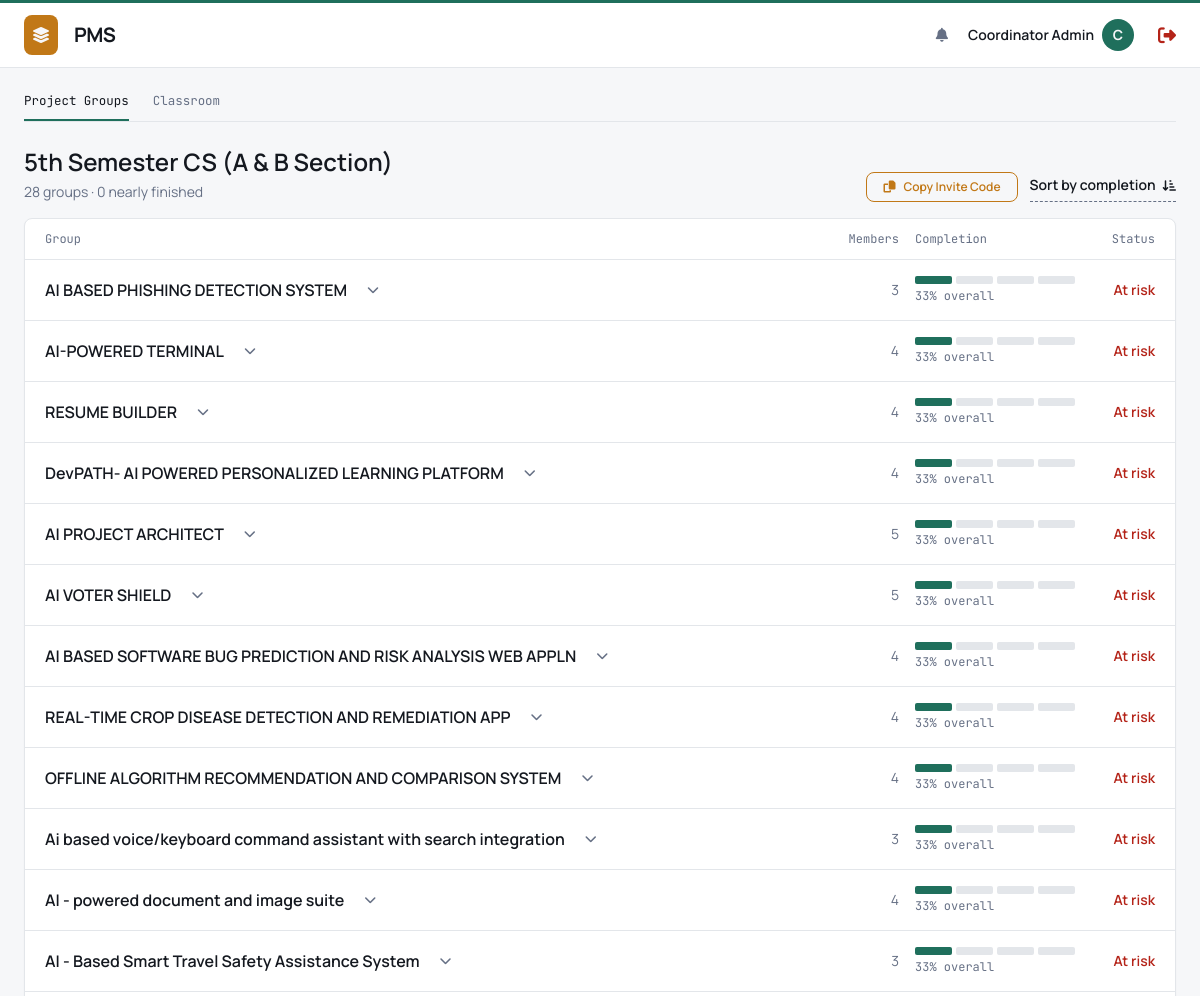
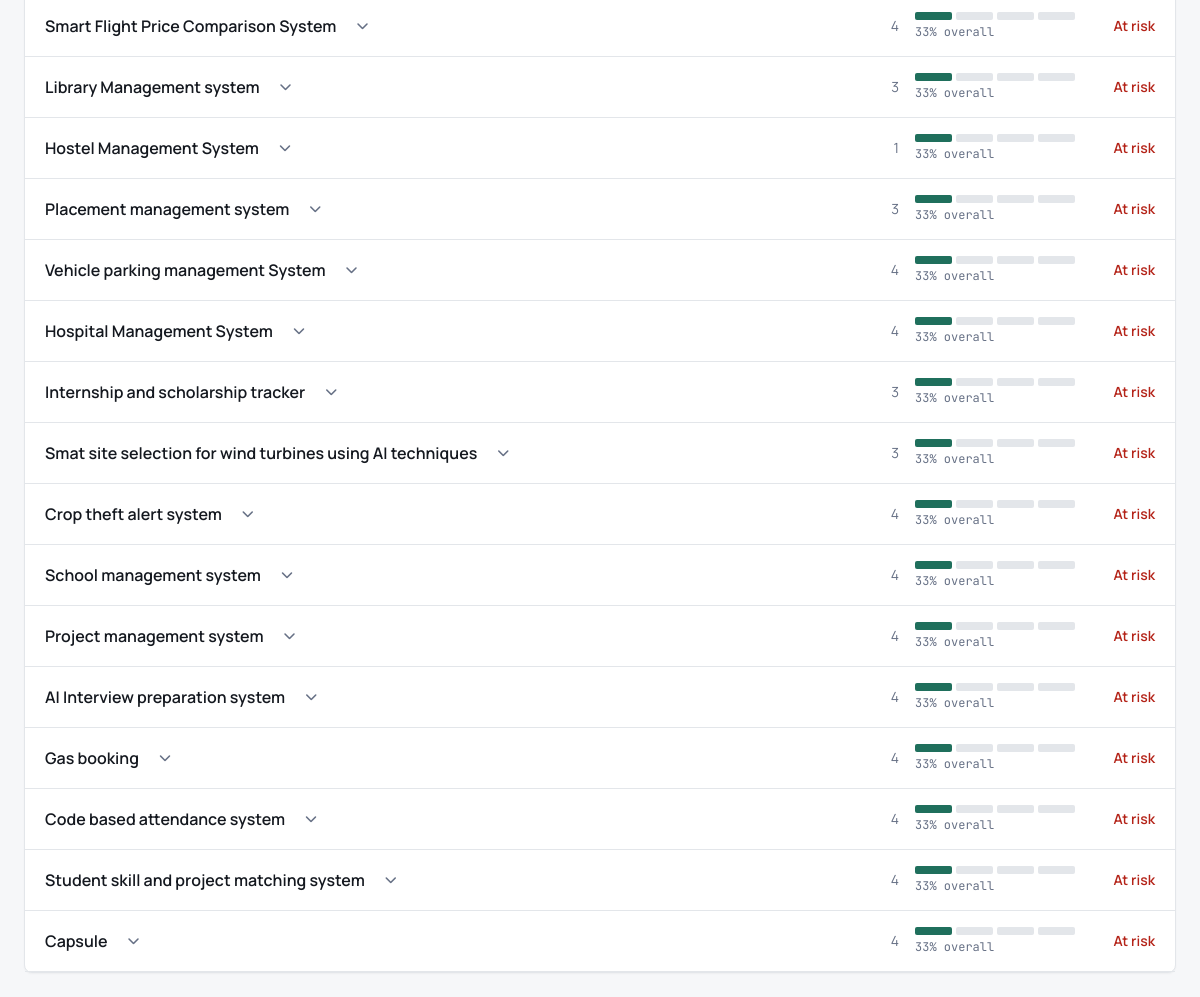
Screenshot of /dashboard.php?classroom_id=1 (signed in) with the database file from the repository (2 pictures, top to bottom).
### tables this page shows
CREATE TABLE projects (
    id INT AUTO_INCREMENT PRIMARY KEY,
    classroom_id INT NOT NULL,
    name VARCHAR(255) NOT NULL,
    description TEXT,
    created_by INT NOT NULL,
    mentor_id INT DEFAULT NULL,
    created_at TIMESTAMP DEFAULT CURRENT_TIMESTAMP,
    FOREIGN KEY (classroom_id) REFERENCES classrooms(id) ON DELETE CASCADE,
    FOREIGN KEY (created_by) REFERENCES users(id) ON DELETE RESTRICT,
    FOREIGN KEY (mentor_id) REFERENCES users(id) ON DELETE SET NULL
);

### views/teacher.php (the view, shortened to what this page needs)
<?php
$totalGroups = count($viewData['projectGroups'] ?? []);
$nearlyFinishedGroups = count(array_filter($viewData['projectGroups'] ?? [], function($g) {
    return ($g['percent'] ?? 0) >= 90;
}));
?>
<div class="col-span-4 flex flex-col h-full">
    <div class="flex gap-6 border-b border-ui mb-6">
        <button id="btn-tab-groups" class="tab-btn active pb-2" onclick="switchTeacherTab('groups')">Project Groups</button>
        <button id="btn-tab-roster" class="tab-btn pb-2" onclick="switchTeacherTab('roster')">Classroom</button>
    </div>
    <div id="tab-groups" class="view-pane flex-1 flex flex-col">
        <div class="flex justify-between items-end mb-4">
            <div>
                <h2 class="text-2xl font-head font-semibold"><?php echo htmlspecialchars($viewData['classroomName'] ?? 'Classroom'); ?></h2>
                <p class="text-muted-ui text-sm mt-1" id="ledger-stats"><?php echo $totalGroups; ?> groups &middot; <?php echo $nearlyFinishedGroups; ?> nearly finished</p>
            </div>
            <div class="flex gap-3">
                <?php if ($viewData['isDemo']): ?>
                <button onclick="simulateGroups()" class="btn-ui px-4 py-1.5 text-xs font-semibold hover:bg-black/10 transition flex items-center gap-2" style="color: var(--accent); border-color: var(--accent);">
                    <i class="fas fa-play"></i> Simulate Groups
                </button>
                <?php else: ?>
                <button onclick="copyInviteCode()" class="btn-ui px-4 py-1.5 text-xs font-semibold hover:bg-black/10 transition flex items-center gap-2" style="color: var(--accent); border-color: var(--accent);">
                    <i class="fas fa-copy"></i> Copy Invite Code
                </button>
                <?php endif; ?>
                <button id="sortLedgerBtn" class="ledger-head-btn text-sm font-semibold pb-0.5">
                    Sort by completion <i class="fas fa-arrow-down-short-wide ms-1 text-xs"></i>
                </button>
            </div>
        </div>
        <div class="card flex-1 flex flex-col">
            <div class="grid grid-cols-[1fr_auto_auto_auto] gap-4 px-5 py-3 text-xs text-muted-ui font-mono-ui border-b border-ui">
                <span>Group</span><span class="w-20 text-right">Members</span><span class="w-40">Completion</span><span class="w-16 text-right">Status</span>
            </div>
            <div id="ledger-body" class="flex-1">
                <?php foreach ($viewData['projectGroups'] as $index => $g):
                    $near = $g['percent'] >= 90;
                    $ink = $g['percent'] < 50 ? 'var(--status-red)' : ($near ? 'var(--status-green)' : 'var(--status-amber)');
                    $statusWord = $g['percent'] < 50 ? 'At risk' : ($near ? 'Nearly done' : 'On track');
                    $statusColor = $ink;
                ?>
                <div class="ledger-item flex flex-col" data-percent="<?php echo $g['percent']; ?>">
                    <div class="ledger-row grid grid-cols-[1fr_auto_auto_auto] gap-4 px-5 py-4 items-center cursor-pointer hover:bg-black/5 transition" onclick="document.getElementById('details-<?php echo $index; ?>').classList.toggle('hidden'); document.getElementById('chevron-<?php echo $index; ?>').classList.toggle('rotate-180')">
                        <div class="flex items-center gap-3 min-w-0">
                            <span class="font-semibold truncate"><?php echo htmlspecialchars($g['name']); ?></span>
                            <i class="fas fa-chevron-down text-xs text-muted-ui ml-2 transition-transform duration-200" id="chevron-<?php echo $index; ?>"></i>
                        </div>
                        <span class="w-20 text-right text-sm text-muted-ui"><?php echo (int)$g['members']; ?></span>
                        <div class="w-40">
                            <?php if (!empty($g['phase_stats'])): ?>
                                <div class="flex gap-1 mb-1">
                                    <?php foreach (['Synopsis', 'Phase 1', 'Phase 2', 'Final Demo'] as $m): ?>
                                        <?php
                                        $pPct = $g['phase_stats'][$m] ?? 0;
                                        $pColor = $pPct === 100 ? 'var(--accent)' : ($pPct > 0 ? 'var(--accent-2)' : 'var(--border)');
                                        ?>
                                        <div class="flex-1 h-2 rounded-sm" style="background: <?php echo $pColor; ?>;" title="<?php echo $m . ': ' . $pPct . '%'; ?>"></div>
                                    <?php endforeach; ?>
                                </div>
                                <span class="text-xs font-mono-ui text-muted-ui flex justify-between">
                                    <span><?php echo (int)$g['percent']; ?>% overall</span>
                                </span>
                            <?php endif; ?>
                        </div>
                        <span class="w-16 text-right text-sm font-semibold" style="color: <?php echo $statusColor; ?>;"><?php echo $statusWord; ?></span>
                    </div>
                </div>
                <?php endforeach; ?>
            </div>
        </div>
    </div>
</div>

### rows the page displays
projects: name "AI BASED PHISHING DETECTION SYSTEM", members "3", percent "33", statusWord "At risk"
projects: name "AI-POWERED TERMINAL", members "4", percent "33", statusWord "At risk"
projects: name "RESUME BUILDER", members "4", percent "33", statusWord "At risk"
projects: name "DevPATH- AI POWERED PERSONALIZED LEARNING PLATFORM", members "4", percent "33", statusWord "At risk"
projects: name "AI PROJECT ARCHITECT", members "5", percent "33", statusWord "At risk"
projects: name "AI VOTER SHIELD", members "5", percent "33", statusWord "At risk"
projects: name "AI BASED SOFTWARE BUG PREDICTION AND RISK ANALYSIS WEB APPLN", members "4", percent "33", statusWord "At risk"
projects: name "REAL-TIME CROP DISEASE DETECTION AND REMEDIATION APP", members "4", percent "33", statusWord "At risk"
projects: name "OFFLINE ALGORITHM RECOMMENDATION AND COMPARISON SYSTEM", members "4", percent "33", statusWord "At risk"
projects: name "Ai based voice/keyboard command assistant with search integration", members "3", percent "33", statusWord "At risk"
projects: name "AI - powered document and image suite", members "4", percent "33", statusWord "At risk"
projects: name "AI - Based Smart Travel Safety Assistance System", members "3", percent "33", statusWord "At risk"
projects: name "Smart Flight Price Comparison System", members "4", percent "33", statusWord "At risk"
projects: name "Library Management system", members "3", percent "33", statusWord "At risk"
projects: name "Hostel Management System", members "1", percent "33", statusWord "At risk"
projects: name "Placement management system", members "3", percent "33", statusWord "At risk"
projects: name "Vehicle parking management System", members "4", percent "33", statusWord "At risk"
projects: name "Hospital Management System", members "4", percent "33", statusWord "At risk"
projects: name "Internship and scholarship tracker", members "3", percent "33", statusWord "At risk"
projects: name "Smat site selection for wind turbines using AI techniques", members "3", percent "33", statusWord "At risk"
projects: name "Crop theft alert system", members "4", percent "33", statusWord "At risk"
projects: name "School management system", members "4", percent "33", statusWord "At risk"
projects: name "Project management system", members "4", percent "33", statusWord "At risk"
projects: name "AI Interview preparation system", members "4", percent "33", statusWord "At risk"
projects: name "Gas booking", members "4", percent "33", statusWord "At risk"
projects: name "Code based attendance system", members "4", percent "33", statusWord "At risk"
projects: name "Student skill and project matching system", members "4", percent "33", statusWord "At risk"
projects: name "Capsule", members "4", percent "33", statusWord "At risk"

### other values shown
$username "Coordinator Admin"
$initial "C"
$viewData['classroomName'] "5th Semester CS (A & B Section)"
$totalGroups "28"
$nearlyFinishedGroups "0"
